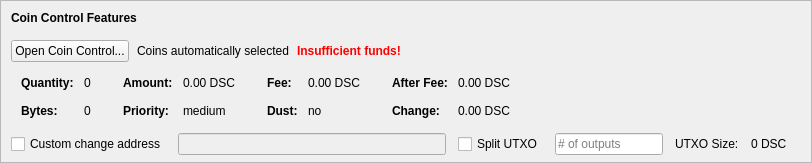
    <widget class="QFrame" name="frameCoinControl">
     <property name="sizePolicy">
      <sizepolicy hsizetype="Expanding" vsizetype="Expanding">
       <horstretch>0</horstretch>
       <verstretch>0</verstretch>
      </sizepolicy>
     </property>
     <property name="maximumSize">
      <size>
       <width>16777215</width>
       <height>16777215</height>
      </size>
     </property>
     <property name="frameShape">
      <enum>QFrame::StyledPanel</enum>
     </property>
     <property name="frameShadow">
      <enum>QFrame::Sunken</enum>
     </property>
     <layout class="QVBoxLayout" name="verticalLayoutCoinControl2">
      <property name="spacing">
       <number>0</number>
      </property>
      <property name="leftMargin">
       <number>0</number>
      </property>
      <property name="topMargin">
       <number>0</number>
      </property>
      <property name="rightMargin">
       <number>0</number>
      </property>
      <property name="bottomMargin">
       <number>6</number>
      </property>
      <item>
       <layout class="QVBoxLayout" name="verticalLayoutCoinControl" stretch="0,0,0,0,1">
        <property name="spacing">
         <number>0</number>
        </property>
        <property name="leftMargin">
         <number>10</number>
        </property>
        <property name="topMargin">
         <number>10</number>
        </property>
        <item>
         <layout class="QHBoxLayout" name="horizontalLayoutCoinControl1">
          <property name="bottomMargin">
           <number>15</number>
          </property>
          <item>
           <widget class="QLabel" name="labelCoinControlFeatures">
            <property name="sizePolicy">
             <sizepolicy hsizetype="Preferred" vsizetype="Maximum">
              <horstretch>0</horstretch>
              <verstretch>0</verstretch>
             </sizepolicy>
            </property>
            <property name="font">
             <font>
              <weight>75</weight>
              <bold>true</bold>
             </font>
            </property>
            <property name="styleSheet">
             <string notr="true">font-weight:bold;</string>
            </property>
            <property name="text">
             <string>Coin Control Features</string>
            </property>
           </widget>
          </item>
         </layout>
        </item>
        <item>
         <layout class="QHBoxLayout" name="horizontalLayoutCoinControl2" stretch="0,0,0,0">
          <property name="spacing">
           <number>8</number>
          </property>
          <property name="bottomMargin">
           <number>10</number>
          </property>
          <item>
           <widget class="QPushButton" name="pushButtonCoinControl">
            <property name="styleSheet">
             <string notr="true"/>
            </property>
            <property name="text">
             <string>Open Coin Control...</string>
            </property>
            <property name="autoDefault">
             <bool>false</bool>
            </property>
           </widget>
          </item>
          <item>
           <widget class="QLabel" name="labelCoinControlAutomaticallySelected">
            <property name="text">
             <string>Coins automatically selected</string>
            </property>
            <property name="margin">
             <number>5</number>
            </property>
           </widget>
          </item>
          <item>
           <widget class="QLabel" name="labelCoinControlInsuffFunds">
            <property name="font">
             <font>
              <weight>75</weight>
              <bold>true</bold>
             </font>
            </property>
            <property name="styleSheet">
             <string notr="true">color:red;font-weight:bold;</string>
            </property>
            <property name="text">
             <string>Insufficient funds!</string>
            </property>
            <property name="margin">
             <number>5</number>
            </property>
           </widget>
          </item>
          <item>
           <spacer name="horizontalSpacerCoinControl">
            <property name="orientation">
             <enum>Qt::Horizontal</enum>
            </property>
            <property name="sizeHint" stdset="0">
             <size>
              <width>40</width>
              <height>1</height>
             </size>
            </property>
           </spacer>
          </item>
         </layout>
        </item>
        <item>
         <widget class="QWidget" name="widgetCoinControl" native="true">
          <property name="sizePolicy">
           <sizepolicy hsizetype="Preferred" vsizetype="Preferred">
            <horstretch>0</horstretch>
            <verstretch>0</verstretch>
           </sizepolicy>
          </property>
          <property name="minimumSize">
           <size>
            <width>0</width>
            <height>0</height>
           </size>
          </property>
          <property name="styleSheet">
           <string notr="true"/>
          </property>
          <layout class="QHBoxLayout" name="horizontalLayoutCoinControl5">
           <property name="leftMargin">
            <number>0</number>
           </property>
           <property name="topMargin">
            <number>0</number>
           </property>
           <property name="rightMargin">
            <number>0</number>
           </property>
           <property name="bottomMargin">
            <number>0</number>
           </property>
           <item>
            <layout class="QHBoxLayout" name="horizontalLayoutCoinControl3" stretch="0,0,0,1">
             <property name="spacing">
              <number>20</number>
             </property>
             <property name="topMargin">
              <number>0</number>
             </property>
             <property name="bottomMargin">
              <number>10</number>
             </property>
             <item>
              <layout class="QFormLayout" name="formLayoutCoinControl1">
               <property name="horizontalSpacing">
                <number>10</number>
               </property>
               <property name="verticalSpacing">
                <number>14</number>
               </property>
               <property name="leftMargin">
                <number>10</number>
               </property>
               <property name="topMargin">
                <number>4</number>
               </property>
               <property name="rightMargin">
                <number>6</number>
               </property>
               <item row="0" column="0">
                <widget class="QLabel" name="labelCoinControlQuantityText">
                 <property name="font">
                  <font>
                   <weight>75</weight>
                   <bold>true</bold>
                  </font>
                 </property>
                 <property name="text">
                  <string>Quantity:</string>
                 </property>
                 <property name="margin">
                  <number>0</number>
                 </property>
                </widget>
               </item>
               <item row="0" column="1">
                <widget class="QLabel" name="labelCoinControlQuantity">
                 <property name="cursor">
                  <cursorShape>IBeamCursor</cursorShape>
                 </property>
                 <property name="contextMenuPolicy">
                  <enum>Qt::ActionsContextMenu</enum>
                 </property>
                 <property name="text">
                  <string notr="true">0</string>
                 </property>
                 <property name="margin">
                  <number>0</number>
                 </property>
                 <property name="textInteractionFlags">
                  <set>Qt::LinksAccessibleByMouse|Qt::TextSelectableByKeyboard|Qt::TextSelectableByMouse</set>
                 </property>
                </widget>
               </item>
               <item row="1" column="0">
                <widget class="QLabel" name="labelCoinControlBytesText">
                 <property name="font">
                  <font>
                   <weight>75</weight>
                   <bold>true</bold>
                  </font>
                 </property>
                 <property name="text">
                  <string>Bytes:</string>
                 </property>
                </widget>
               </item>
               <item row="1" column="1">
                <widget class="QLabel" name="labelCoinControlBytes">
                 <property name="cursor">
                  <cursorShape>IBeamCursor</cursorShape>
                 </property>
                 <property name="contextMenuPolicy">
                  <enum>Qt::ActionsContextMenu</enum>
                 </property>
                 <property name="text">
                  <string notr="true">0</string>
                 </property>
                 <property name="textInteractionFlags">
                  <set>Qt::LinksAccessibleByMouse|Qt::TextSelectableByKeyboard|Qt::TextSelectableByMouse</set>
                 </property>
                </widget>
               </item>
              </layout>
             </item>
             <item>
              <layout class="QFormLayout" name="formLayoutCoinControl2">
               <property name="horizontalSpacing">
                <number>10</number>
               </property>
               <property name="verticalSpacing">
                <number>14</number>
               </property>
               <property name="leftMargin">
                <number>6</number>
               </property>
               <property name="topMargin">
                <number>4</number>
               </property>
               <property name="rightMargin">
                <number>6</number>
               </property>
               <item row="0" column="0">
                <widget class="QLabel" name="labelCoinControlAmountText">
                 <property name="font">
                  <font>
                   <weight>75</weight>
                   <bold>true</bold>
                  </font>
                 </property>
                 <property name="text">
                  <string>Amount:</string>
                 </property>
                 <property name="margin">
                  <number>0</number>
                 </property>
                </widget>
               </item>
               <item row="0" column="1">
                <widget class="QLabel" name="labelCoinControlAmount">
                 <property name="cursor">
                  <cursorShape>IBeamCursor</cursorShape>
                 </property>
                 <property name="contextMenuPolicy">
                  <enum>Qt::ActionsContextMenu</enum>
                 </property>
                 <property name="text">
                  <string notr="true">0.00 DSC</string>
                 </property>
                 <property name="textInteractionFlags">
                  <set>Qt::LinksAccessibleByMouse|Qt::TextSelectableByKeyboard|Qt::TextSelectableByMouse</set>
                 </property>
                </widget>
               </item>
               <item row="1" column="0">
                <widget class="QLabel" name="labelCoinControlPriorityText">
                 <property name="font">
                  <font>
                   <weight>75</weight>
                   <bold>true</bold>
                  </font>
                 </property>
                 <property name="text">
                  <string>Priority:</string>
                 </property>
                </widget>
               </item>
               <item row="1" column="1">
                <widget class="QLabel" name="labelCoinControlPriority">
                 <property name="cursor">
                  <cursorShape>IBeamCursor</cursorShape>
                 </property>
                 <property name="contextMenuPolicy">
                  <enum>Qt::ActionsContextMenu</enum>
                 </property>
                 <property name="text">
                  <string>medium</string>
                 </property>
                 <property name="textInteractionFlags">
                  <set>Qt::LinksAccessibleByMouse|Qt::TextSelectableByKeyboard|Qt::TextSelectableByMouse</set>
                 </property>
                </widget>
               </item>
              </layout>
             </item>
             <item>
              <layout class="QFormLayout" name="formLayoutCoinControl3">
               <property name="horizontalSpacing">
                <number>10</number>
               </property>
               <property name="verticalSpacing">
                <number>14</number>
               </property>
               <property name="leftMargin">
                <number>6</number>
               </property>
               <property name="topMargin">
                <number>4</number>
               </property>
               <property name="rightMargin">
                <number>6</number>
               </property>
               <item row="0" column="0">
                <widget class="QLabel" name="labelCoinControlFeeText">
                 <property name="font">
                  <font>
                   <weight>75</weight>
                   <bold>true</bold>
                  </font>
                 </property>
                 <property name="text">
                  <string>Fee:</string>
                 </property>
                 <property name="margin">
                  <number>0</number>
                 </property>
                </widget>
               </item>
               <item row="0" column="1">
                <widget class="QLabel" name="labelCoinControlFee">
                 <property name="cursor">
                  <cursorShape>IBeamCursor</cursorShape>
                 </property>
                 <property name="contextMenuPolicy">
                  <enum>Qt::ActionsContextMenu</enum>
                 </property>
                 <property name="text">
                  <string notr="true">0.00 DSC</string>
                 </property>
                 <property name="textInteractionFlags">
                  <set>Qt::LinksAccessibleByMouse|Qt::TextSelectableByKeyboard|Qt::TextSelectableByMouse</set>
                 </property>
                </widget>
               </item>
               <item row="1" column="0">
                <widget class="QLabel" name="labelCoinControlLowOutputText">
                 <property name="font">
                  <font>
                   <weight>75</weight>
                   <bold>true</bold>
                  </font>
                 </property>
                 <property name="text">
                  <string>Dust:</string>
                 </property>
                </widget>
               </item>
               <item row="1" column="1">
                <widget class="QLabel" name="labelCoinControlLowOutput">
                 <property name="cursor">
                  <cursorShape>IBeamCursor</cursorShape>
                 </property>
                 <property name="contextMenuPolicy">
                  <enum>Qt::ActionsContextMenu</enum>
                 </property>
                 <property name="text">
                  <string>no</string>
                 </property>
                 <property name="textInteractionFlags">
                  <set>Qt::LinksAccessibleByMouse|Qt::TextSelectableByKeyboard|Qt::TextSelectableByMouse</set>
                 </property>
                </widget>
               </item>
              </layout>
             </item>
             <item>
              <layout class="QFormLayout" name="formLayoutCoinControl4">
               <property name="horizontalSpacing">
                <number>10</number>
               </property>
               <property name="verticalSpacing">
                <number>14</number>
               </property>
               <property name="leftMargin">
                <number>6</number>
               </property>
               <property name="topMargin">
                <number>4</number>
               </property>
               <property name="rightMargin">
                <number>6</number>
               </property>
               <item row="0" column="0">
                <widget class="QLabel" name="labelCoinControlAfterFeeText">
                 <property name="font">
                  <font>
                   <weight>75</weight>
                   <bold>true</bold>
                  </font>
                 </property>
                 <property name="text">
                  <string>After Fee:</string>
                 </property>
                 <property name="margin">
                  <number>0</number>
                 </property>
                </widget>
               </item>
               <item row="0" column="1">
                <widget class="QLabel" name="labelCoinControlAfterFee">
                 <property name="cursor">
                  <cursorShape>IBeamCursor</cursorShape>
                 </property>
                 <property name="contextMenuPolicy">
                  <enum>Qt::ActionsContextMenu</enum>
                 </property>
                 <property name="text">
                  <string notr="true">0.00 DSC</string>
                 </property>
                 <property name="textInteractionFlags">
                  <set>Qt::LinksAccessibleByMouse|Qt::TextSelectableByKeyboard|Qt::TextSelectableByMouse</set>
                 </property>
                </widget>
               </item>
               <item row="1" column="0">
                <widget class="QLabel" name="labelCoinControlChangeText">
                 <property name="font">
                  <font>
                   <weight>75</weight>
                   <bold>true</bold>
                  </font>
                 </property>
                 <property name="text">
                  <string>Change:</string>
                 </property>
                </widget>
               </item>
               <item row="1" column="1">
                <widget class="QLabel" name="labelCoinControlChange">
                 <property name="cursor">
                  <cursorShape>IBeamCursor</cursorShape>
                 </property>
                 <property name="contextMenuPolicy">
                  <enum>Qt::ActionsContextMenu</enum>
                 </property>
                 <property name="text">
                  <string notr="true">0.00 DSC</string>
                 </property>
                 <property name="textInteractionFlags">
                  <set>Qt::LinksAccessibleByMouse|Qt::TextSelectableByKeyboard|Qt::TextSelectableByMouse</set>
                 </property>
                </widget>
               </item>
              </layout>
             </item>
            </layout>
           </item>
          </layout>
         </widget>
        </item>
        <item>
         <layout class="QHBoxLayout" name="horizontalLayoutCoinControl4" stretch="0,0,0,0,0,0,0">
          <property name="spacing">
           <number>12</number>
          </property>
          <property name="sizeConstraint">
           <enum>QLayout::SetDefaultConstraint</enum>
          </property>
          <property name="topMargin">
           <number>5</number>
          </property>
          <property name="rightMargin">
           <number>5</number>
          </property>
          <item>
           <widget class="QCheckBox" name="checkBoxCoinControlChange">
            <property name="toolTip">
             <string>If this is activated, but the change address is empty or invalid, change will be sent to a newly generated address.</string>
            </property>
            <property name="text">
             <string>Custom change address</string>
            </property>
           </widget>
          </item>
          <item>
           <widget class="QValidatedLineEdit" name="lineEditCoinControlChange">
            <property name="enabled">
             <bool>false</bool>
            </property>
            <property name="sizePolicy">
             <sizepolicy hsizetype="Expanding" vsizetype="Fixed">
              <horstretch>0</horstretch>
              <verstretch>0</verstretch>
             </sizepolicy>
            </property>
           </widget>
          </item>
          <item>
           <widget class="QCheckBox" name="splitBlockCheckBox">
            <property name="text">
             <string>Split UTXO</string>
            </property>
           </widget>
          </item>
          <item>
           <widget class="QLineEdit" name="splitBlockLineEdit">
            <property name="sizePolicy">
             <sizepolicy hsizetype="Fixed" vsizetype="Fixed">
              <horstretch>50</horstretch>
              <verstretch>0</verstretch>
             </sizepolicy>
            </property>
            <property name="placeholderText">
             <string># of outputs</string>
            </property>
           </widget>
          </item>
          <item>
           <widget class="QLabel" name="labelBlockSizeText">
            <property name="text">
             <string>UTXO Size:</string>
            </property>
           </widget>
          </item>
          <item>
           <widget class="QLabel" name="labelBlockSize">
            <property name="text">
             <string>0 DSC</string>
            </property>
           </widget>
          </item>
          <item>
           <widget class="QLabel" name="labelCoinControlChangeLabel">
            <property name="sizePolicy">
             <sizepolicy hsizetype="Preferred" vsizetype="Expanding">
              <horstretch>0</horstretch>
              <verstretch>0</verstretch>
             </sizepolicy>
            </property>
            <property name="minimumSize">
             <size>
              <width>0</width>
              <height>0</height>
             </size>
            </property>
            <property name="text">
             <string/>
            </property>
            <property name="margin">
             <number>3</number>
            </property>
           </widget>
          </item>
         </layout>
        </item>
        <item>
         <spacer name="verticalSpacerCoinControl">
          <property name="orientation">
           <enum>Qt::Vertical</enum>
          </property>
          <property name="sizeHint" stdset="0">
           <size>
            <width>800</width>
            <height>1</height>
           </size>
          </property>
         </spacer>
        </item>
       </layout>
      </item>
     </layout>
    </widget>
